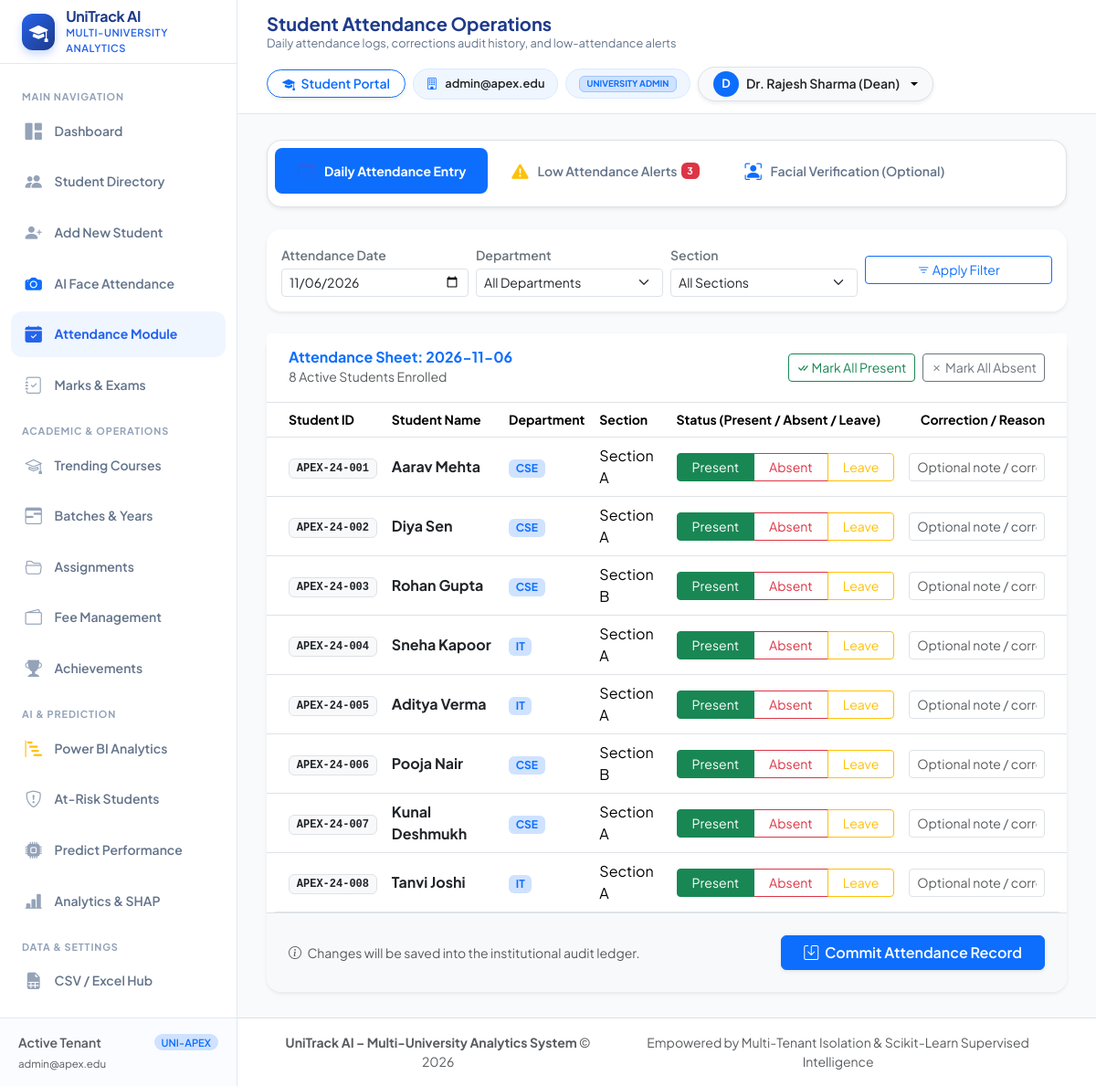
Screenshot of /attendance (signed in) with the database file from the repository.
### tables this page shows
CREATE TABLE attendance (
            id INTEGER PRIMARY KEY AUTOINCREMENT,
            university_id TEXT NOT NULL,
            student_id INTEGER NOT NULL,
            department_id INTEGER,
            section_id INTEGER,
            date DATE NOT NULL,
            status TEXT NOT NULL, -- 'Present', 'Absent', 'Leave'
            marked_by INTEGER,
            correction_reason TEXT,
            method TEXT DEFAULT 'manual', -- 'manual', 'facial_verified'
            created_at TIMESTAMP DEFAULT CURRENT_TIMESTAMP, timestamp TEXT, marked_time TEXT,
            UNIQUE(university_id, student_id, date),
            FOREIGN KEY (university_id) REFERENCES universities (id) ON DELETE CASCADE,
            FOREIGN KEY (student_id) REFERENCES students (id) ON DELETE CASCADE,
            FOREIGN KEY (department_id) REFERENCES departments (id) ON DELETE SET NULL,
            FOREIGN KEY (section_id) REFERENCES sections (id) ON DELETE SET NULL,
            FOREIGN KEY (marked_by) REFERENCES users (id) ON DELETE SET NULL
        );

CREATE TABLE students (
            id INTEGER PRIMARY KEY AUTOINCREMENT,
            university_id TEXT NOT NULL,
            student_id TEXT NOT NULL,
            full_name TEXT NOT NULL,
            email TEXT NOT NULL,
            phone TEXT,
            profile_photo TEXT,
            department_id INTEGER,
            section_id INTEGER,
            academic_year TEXT NOT NULL,
            semester INTEGER DEFAULT 1,
            enrollment_date DATE,
            enrollment_status TEXT DEFAULT 'Active', -- 'Active', 'Inactive', 'Graduated', 'Suspended'
            gender TEXT,
            age INTEGER,
            logins INTEGER DEFAULT 0,
            content_reads INTEGER DEFAULT 0,
            forum_posts INTEGER DEFAULT 0,
            quiz_reviews INTEGER DEFAULT 0,
            created_at TIMESTAMP DEFAULT CURRENT_TIMESTAMP, course_id INTEGER, course_name TEXT, batch_id INTEGER, batch_name TEXT, admission_date DATE, total_fee REAL DEFAULT 0.0, password_hash TEXT,
            UNIQUE(university_id, student_id),
            FOREIGN KEY (university_id) REFERENCES universities (id) ON DELETE CASCADE,
            FOREIGN KEY (department_id) REFERENCES departments (id) ON DELETE SET NULL,
            FOREIGN KEY (section_id) REFERENCES sections (id) ON DELETE SET NULL
        );

CREATE TABLE departments (
            id INTEGER PRIMARY KEY AUTOINCREMENT,
            university_id TEXT NOT NULL,
            code TEXT NOT NULL,
            name TEXT NOT NULL,
            head_of_dept TEXT,
            created_at TIMESTAMP DEFAULT CURRENT_TIMESTAMP,
            UNIQUE(university_id, code),
            FOREIGN KEY (university_id) REFERENCES universities (id) ON DELETE CASCADE
        );

CREATE TABLE sections (
            id INTEGER PRIMARY KEY AUTOINCREMENT,
            university_id TEXT NOT NULL,
            department_id INTEGER NOT NULL,
            name TEXT NOT NULL,
            academic_year TEXT NOT NULL,
            created_at TIMESTAMP DEFAULT CURRENT_TIMESTAMP,
            UNIQUE(university_id, department_id, name, academic_year),
            FOREIGN KEY (university_id) REFERENCES universities (id) ON DELETE CASCADE,
            FOREIGN KEY (department_id) REFERENCES departments (id) ON DELETE CASCADE
        );

### Student_Performance_Analytics/app.py (the view)
@app.route('/attendance')
@login_required
@permission_required('attendance')
def attendance_view():
    uni_id = get_current_university_id()
    date_str = request.args.get('date') or datetime.date.today().strftime('%Y-%m-%d')
    dept_id = request.args.get('dept_id', 'All')
    sec_id = request.args.get('sec_id', 'All')
    data = TenantService.get_attendance_report(uni_id, date_str, dept_id, sec_id)
    with db_session() as conn:
        cursor = conn.cursor()
        cursor.execute("SELECT * FROM departments WHERE university_id = ? ORDER BY name", (uni_id,))
        departments = [dict(r) for r in cursor.fetchall()]
        cursor.execute("SELECT * FROM sections WHERE university_id = ? ORDER BY name", (uni_id,))
        sections = [dict(r) for r in cursor.fetchall()]
    return render_template(
        'attendance.html',
        active_page='attendance',
        data=data,
        departments=departments,
        sections=sections,
        selected_dept=dept_id,
        selected_sec=sec_id
    )

### Student_Performance_Analytics/app.py (called while the page is built)
@app.context_processor
def inject_global_template_vars():
    return {
        'current_user': get_current_user(),
        'csrf_token': generate_csrf_token,
        'generate_csrf_token': generate_csrf_token,
        'today': datetime.date.today().strftime('%Y-%m-%d')
    }

@app.before_request
def csrf_protection_hook():
    if app.config.get('TESTING'):
        return
    exempt_paths = ['/api/status', '/api/predict']
    if request.path not in exempt_paths:
        validate_csrf()

### Student_Performance_Analytics/auth.py (called while the page is built, shortened)
def generate_csrf_token():
    if '_csrf_token' not in session:
        session['_csrf_token'] = secrets.token_hex(32)
    return session['_csrf_token']

def validate_csrf():
    if request.method in ['POST', 'PUT', 'DELETE', 'PATCH']:
        token = (
            request.headers.get('X-CSRFToken') or
            request.form.get('csrf_token') or
            (request.is_json and request.get_json(silent=True) and request.get_json(silent=True).get('csrf_token'))
        )
        expected_token = session.get('_csrf_token')
        if not expected_token or not token or token != expected_token:
            log_audit_event('CSRF_VALIDATION_FAILED', f"Path: {request.path}")
            if request.is_json:
                abort(403, description="CSRF token validation failed or missing.")
            flash("Security check failed (CSRF token missing or expired). Please try again.", "danger")
            abort(403)

def get_current_user():
    return session.get('user')

def login_required(f):
    @functools.wraps(f)
    def decorated_function(*args, **kwargs):
        if not session.get('user'):
            flash("Please log in to access this page.", "warning")
            return redirect(url_for('login_view', next=request.path))
        return f(*args, **kwargs)
    return decorated_function

def permission_required(permission_name):
    def decorator(f):
        @functools.wraps(f)
        def decorated_function(*args, **kwargs):
            user = session.get('user')
            if not user:
                return redirect(url_for('login_view'))
            if user.get('role') in ['super_admin', 'university_admin']:
                return f(*args, **kwargs)
        return decorated_function
    return decorator

def get_current_university_id():
    user = session.get('user')
    if not user:
        return None
    return user.get('university_id')

### Student_Performance_Analytics/templates/attendance.html (shortened to what this page needs)
{% extends "base.html" %}
{% block page_title %}Student Attendance Operations{% endblock %}
{% block page_subtitle %}Daily attendance logs, corrections audit history, and low-attendance alerts{% endblock %}
{% block content %}
<ul class="nav nav-pills mb-4 bg-white p-2 rounded-4 shadow-sm border" id="attendanceTabs" role="tablist">
    <li class="nav-item">
        <button class="nav-link active rounded-3 px-4" id="daily-tab" data-bs-toggle="pill" data-bs-target="#daily-content">
            <i class="bi bi-calendar-check me-2"></i>Daily Attendance Entry
        </button>
    </li>
    <li class="nav-item">
        <button class="nav-link rounded-3 px-4" id="alerts-tab" data-bs-toggle="pill" data-bs-target="#alerts-content">
            <i class="bi bi-exclamation-triangle-fill text-warning me-2"></i>Low Attendance Alerts
            {% if data.low_attendance|length > 0 %}
                <span class="badge bg-danger ms-1">{{ data.low_attendance|length }}</span>
            {% endif %}
        </button>
    </li>
    <li class="nav-item">
        <button class="nav-link rounded-3 px-4" id="facial-tab" data-bs-toggle="pill" data-bs-target="#facial-content">
            <i class="bi bi-person-bounding-box text-primary me-2"></i>Facial Verification (Optional)
        </button>
    </li>
</ul>
<div class="tab-content" id="attendanceTabContent">
    <div class="tab-pane fade show active" id="daily-content">
        <div class="card border-0 shadow-sm rounded-4 mb-4">
            <div class="card-body p-3">
                <form method="GET" action="{{ url_for('attendance_view') }}" class="row g-2 align-items-center">
                    <div class="col-md-3">
                        <label class="form-label small fw-semibold text-secondary mb-1">Attendance Date</label>
                        <input type="date" name="date" class="form-control form-control-sm" value="{{ data.date }}" onchange="this.form.submit()">
                    </div>
                    <div class="col-md-3">
                        <label class="form-label small fw-semibold text-secondary mb-1">Department</label>
                        <select name="dept_id" class="form-select form-select-sm" onchange="this.form.submit()">
                            <option value="All">All Departments</option>
                        </select>
                    </div>
                    <div class="col-md-3">
                        <label class="form-label small fw-semibold text-secondary mb-1">Section</label>
                        <select name="sec_id" class="form-select form-select-sm" onchange="this.form.submit()">
                            <option value="All">All Sections</option>
                        </select>
                    </div>
                    <div class="col-md-3 d-flex align-items-end">
                        <button type="submit" class="btn btn-outline-primary btn-sm w-100">
                            <i class="bi bi-filter"></i> Apply Filter
                        </button>
                    </div>
                </form>
            </div>
        </div>
        <div class="card border-0 shadow-sm rounded-4">
            <div class="card-header bg-white border-bottom py-3 px-4 d-flex justify-content-between align-items-center">
                <div>
                    <h6 class="fw-bold mb-0 text-primary">Attendance Sheet: {{ data.date }}</h6>
                    <span class="text-muted small">{{ data.records|length }} Active Students Enrolled</span>
                </div>
                <div class="d-flex gap-2">
                    <button type="button" class="btn btn-sm btn-outline-success" onclick="markAll('Present')">
                        <i class="bi bi-check-all"></i> Mark All Present
                    </button>
                    <button type="button" class="btn btn-sm btn-outline-secondary" onclick="markAll('Absent')">
                        <i class="bi bi-x"></i> Mark All Absent
                    </button>
                </div>
            </div>
            <div class="card-body p-0">
                <form action="{{ url_for('attendance_save') }}" method="POST">
                    <div class="table-responsive">
                        <table class="table table-hover align-middle mb-0">
                            <thead class="bg-light text-secondary small">
                                <tr>
                                    <th class="ps-4">Student ID</th>
                                    <th>Student Name</th>
                                    <th>Department</th>
                                    <th>Section</th>
                                    <th>Status (Present / Absent / Leave)</th>
                                    <th class="text-end pe-4">Correction / Reason</th>
                                </tr>
                            </thead>
                            <tbody>
                                {% for r in data.records %}
                                <tr>
                                    <td class="ps-4">
                                        <span class="badge bg-light text-dark border font-monospace">{{ r.student_id }}</span>
                                    </td>
                                    <td>
                                        <strong class="text-dark">{{ r.full_name }}</strong>
                                    </td>
                                    <td><span class="badge bg-primary-subtle text-primary">{{ r.dept_code or 'General' }}</span></td>
                                    <td>{{ r.sec_name or 'Default' }}</td>
                                    <td>
                                        <div class="btn-group btn-group-sm" role="group">
                                            <label class="btn btn-outline-success px-3" for="pres_{{ r.student_pk }}">Present</label>
                                            <label class="btn btn-outline-danger px-3" for="abs_{{ r.student_pk }}">Absent</label>
                                            <label class="btn btn-outline-warning px-3" for="lev_{{ r.student_pk }}">Leave</label>
                                        </div>
                                    </td>
                                    <td class="text-end pe-4">
                                        <input type="text" name="reason_{{ r.student_pk }}" class="form-control form-control-sm d-inline-block" style="max-width: 220px;" placeholder="Optional note / correction" value="{{ r.correction_reason or '' }}">
                                    </td>
                                </tr>
                                {% endfor %}
                            </tbody>
                        </table>
                    </div>
                    <div class="p-4 border-top bg-light rounded-bottom-4 d-flex justify-content-between align-items-center">
                        <span class="small text-muted"><i class="bi bi-info-circle me-1"></i> Changes will be saved into the institutional audit ledger.</span>
                        <button type="submit" class="btn btn-primary px-4 fw-semibold shadow-sm">
                            <i class="bi bi-save me-1"></i> Commit Attendance Record
                        </button>
                    </div>
                </form>
            </div>
        </div>
    </div>
</div>
{% endblock %}

### Student_Performance_Analytics/static/css/style.css (style rules this page uses)
:root { --bg-main: #FFFFFF; --bg-canvas: #F8FAFC; --primary-blue: #2563EB; --primary-blue-hover: #1D4ED8; --dark-blue: #1E3A8A; --light-blue: #EFF6FF; --light-blue-hover: #DBEAFE; --text-primary: #172554; --text-secondary: #64748B; --text-muted: #94A3B8; --border-color: #E2E8F0; --border-subtle: #F1F5F9; --card-bg: #FFFFFF; --card-shadow: 0 4px 14px 0 rgba(30, 58, 138, 0.05), 0 1px 3px 0 rgba(0, 0, 0, 0.02); --card-shadow-hover: 0 10px 25px -3px rgba(37, 99, 235, 0.12), 0 4px 6px -2px rgba(0, 0, 0, 0.04); --danger-red: #DC2626; --danger-bg: #FEF2F2; --warning-orange: #D97706; --warning-bg: #FFFBEB; --success-green: #059669; --success-bg: #ECFDF5; --accent-purple: #7C3AED; --accent-purple-bg: #F5F3FF; --sidebar-width: 260px; --topbar-height: 70px; --radius-sm: 8px; --radius-md: 12px; --radius-lg: 16px; --radius-pill: 9999px; --transition: all 0.25s cubic-bezier(0.4, 0, 0.2, 1); }
* { box-sizing: border-box; margin: 0; padding: 0; }
body { font-family: 'Plus Jakarta Sans', -apple-system, BlinkMacSystemFont, 'Segoe UI', Roboto, sans-serif; background-color: var(--bg-canvas); color: var(--text-primary); min-height: 100vh; overflow-x: hidden; line-height: 1.5; }
.nav-item { margin-bottom: 0.35rem; }
.nav-link { display: flex; align-items: center; padding: 0.7rem 0.85rem; border-radius: var(--radius-md); color: var(--text-secondary); font-weight: 600; font-size: 0.875rem; text-decoration: none; transition: var(--transition); }
.nav-link i { font-size: 1.15rem; margin-right: 0.75rem; width: 22px; text-align: center; color: var(--text-muted); transition: var(--transition); }
.nav-link.active { background-color: var(--light-blue); color: var(--primary-blue); font-weight: 700; }
.nav-link.active i { color: var(--primary-blue); }
.card { background: var(--card-bg); border: 1px solid var(--border-color); border-radius: var(--radius-lg); box-shadow: var(--card-shadow); transition: var(--transition); }
.table-responsive { border-radius: var(--radius-md); }

### rows the page displays
attendance: student_id "APEX-24-001", full_name "Aarav Mehta", code "CSE", name "Section A"
students: student_id "APEX-24-002", full_name "Diya Sen", code "CSE", name "Section A"
students: student_id "APEX-24-003", full_name "Rohan Gupta", code "CSE", name "Section B"
students: student_id "APEX-24-004", full_name "Sneha Kapoor", code "IT", name "Section A"
students: student_id "APEX-24-005", full_name "Aditya Verma", code "IT", name "Section A"
students: student_id "APEX-24-006", full_name "Pooja Nair", code "CSE", name "Section B"
students: student_id "APEX-24-007", full_name "Kunal Deshmukh", code "CSE", name "Section A"
students: student_id "APEX-24-008", full_name "Tanvi Joshi", code "IT", name "Section A"

### other values shown
{{ current_user.university_name if current_user else 'UniTrack Global' }} "admin@apex.edu"
{{ current_user.university_name }} "admin@apex.edu"
{{ current_user.role.replace('_', ' ') }} "UNIVERSITY ADMIN"
{{ current_user.full_name[:1] }} "D"
{{ current_user.full_name }} "Dr. Rajesh Sharma (Dean)"
{{ data.low_attendance|length }} "3"
{{ data.date }} "2026-11-06"
{{ data.records|length }} "8"
